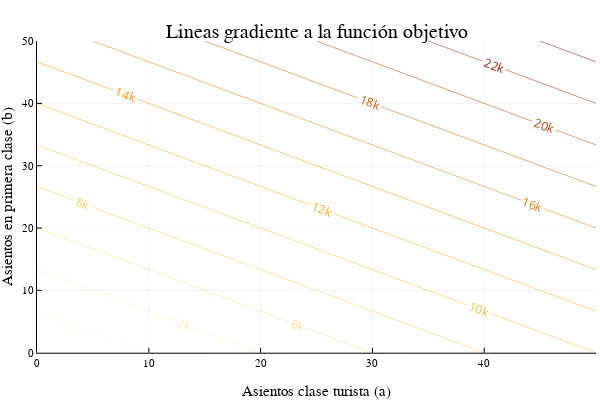

Notebook code cell kept with this figure:
### Code cell
# Definimos los costos de cada boleto
ca = 200
cb = 300

# Consideramos 50 asientos como prueba inicial.
a = range(0,50,step=5)
b = range(0,50,step=5)

# Definimos la función objetivo
P(a, b) = ca*a + cb*b

contour(a,b,(a,b)->P(a,b),nlevels=20, c=:heat, linewidth=10, colorbar = false, contour_labels = true)
xaxis!("Asientos clase turista (a)")
yaxis!("Asientos en primera clase (b)")
title!("Lineas gradiente a la función objetivo")

### Figure 1 — Plotly figure (JSON) as saved in the notebook; plotly's stock layout.template omitted (floating-point values rounded to 4 significant figures)
{"data": [{"colorbar": {"title": ""}, "colorscale": [[0, "rgba(255, 255, 224, 1.000)"], [0.5, "rgba(255, 165, 0, 1.000)"], [1, "rgba(139, 0, 0, 1.000)"]], "contours": {"coloring": "lines", "showlabels": true}, "hoverinfo": "none", "name": "y1", "ncontours": 22, "showlegend": false, "showscale": false, "type": "contour", "x": [0, 5, 10, 15, 20, 25, 30, 35, 40, 45, 50], "xaxis": "x", "y": [0, 5, 10, 15, 20, 25, 30, 35, 40, 45, 50], "yaxis": "y", "z": [[0, 1000, 2000, 3000, 4000, 5000, 6000, 7000, 8000, 9000, 10000], [1500, 2500, 3500, 4500, 5500, 6500, 7500, 8500, 9500, 10500, 11500], [3000, 4000, 5000, 6000, 7000, 8000, 9000, 10000, 11000, 12000, 13000], [4500, 5500, 6500, 7500, 8500, 9500, 10500, 11500, 12500, 13500, 14500], [6000, 7000, 8000, 9000, 10000, 11000, 12000, 13000, 14000, 15000, 16000], [7500, 8500, 9500, 10500, 11500, 12500, 13500, 14500, 15500, 16500, 17500], [9000, 10000, 11000, 12000, 13000, 14000, 15000, 16000, 17000, 18000, 19000], [10500, 11500, 12500, 13500, 14500, 15500, 16500, 17500, 18500, 19500, 20500], [12000, 13000, 14000, 15000, 16000, 17000, 18000, 19000, 20000, 21000, 22000], [13500, 14500, 15500, 16500, 17500, 18500, 19500, 20500, 21500, 22500, 23500], [15000, 16000, 17000, 18000, 19000, 20000, 21000, 22000, 23000, 24000, 25000]], "zmax": 25000, "zmin": 0}], "layout": {"annotations": [{"font": {"color": "rgba(0, 0, 0, 1.000)", "family": "sans-serif", "size": 20}, "rotation": 0, "showarrow": false, "text": "Lineas gradiente a la función objetivo", "x": 0.5275, "xanchor": "center", "xref": "paper", "y": 1, "yanchor": "top", "yref": "paper"}], "height": 400, "legend": {"bgcolor": "rgba(255, 255, 255, 1.000)", "bordercolor": "rgba(0, 0, 0, 1.000)", "borderwidth": 1, "font": {"color": "rgba(0, 0, 0, 1.000)", "family": "sans-serif", "size": 11}, "tracegroupgap": 0, "traceorder": "normal", "x": 1, "xanchor": "auto", "y": 1, "yanchor": "auto"}, "margin": {"b": 20, "l": 0, "r": 0, "t": 20}, "paper_bgcolor": "rgba(255, 255, 255, 1.000)", "plot_bgcolor": "rgba(255, 255, 255, 1.000)", "showlegend": true, "width": 600, "xaxis": {"anchor": "y", "domain": [0.06165, 0.9934], "gridcolor": "rgba(0, 0, 0, 0.100)", "gridwidth": 0.5, "linecolor": "rgba(0, 0, 0, 1.000)", "mirror": false, "range": [0, 50], "showgrid": true, "showline": true, "showticklabels": true, "tickangle": 0, "tickcolor": "rgb(0, 0, 0)", "tickfont": {"color": "rgba(0, 0, 0, 1.000)", "family": "sans-serif", "size": 11}, "tickmode": "array", "ticks": "inside", "ticktext": ["0", "10", "20", "30", "40", "50"], "tickvals": [0, 10, 20, 30, 40, 50], "title": "Asientos clase turista (a)", "titlefont": {"color": "rgba(0, 0, 0, 1.000)", "family": "sans-serif", "size": 15}, "type": "-", "visible": true, "zeroline": false, "zerolinecolor": "rgba(0, 0, 0, 1.000)"}, "yaxis": {"anchor": "x", "domain": [0.07581, 0.9415], "gridcolor": "rgba(0, 0, 0, 0.100)", "gridwidth": 0.5, "linecolor": "rgba(0, 0, 0, 1.000)", "mirror": false, "range": [0, 50], "showgrid": true, "showline": true, "showticklabels": true, "tickangle": 0, "tickcolor": "rgb(0, 0, 0)", "tickfont": {"color": "rgba(0, 0, 0, 1.000)", "family": "sans-serif", "size": 11}, "tickmode": "array", "ticks": "inside", "ticktext": ["0", "10", "20", "30", "40", "50"], "tickvals": [0, 10, 20, 30, 40, 50], "title": "Asientos en primera clase (b)", "titlefont": {"color": "rgba(0, 0, 0, 1.000)", "family": "sans-serif", "size": 15}, "type": "-", "visible": true, "zeroline": false, "zerolinecolor": "rgba(0, 0, 0, 1.000)"}}}
